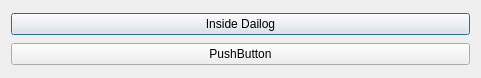
<?xml version="1.0" encoding="UTF-8"?>
<ui version="4.0">
 <class>SomeDialog</class>
 <widget class="QDialog" name="SomeDialog">
  <property name="geometry">
   <rect>
    <x>0</x>
    <y>0</y>
    <width>481</width>
    <height>78</height>
   </rect>
  </property>
  <property name="windowTitle">
   <string>Dialog</string>
  </property>
  <layout class="QVBoxLayout" name="verticalLayout">
   <item>
    <widget class="QPushButton" name="pushButton">
     <property name="text">
      <string>Inside Dailog</string>
     </property>
    </widget>
   </item>
   <item>
    <widget class="QPushButton" name="pushButton_2">
     <property name="text">
      <string>PushButton</string>
     </property>
    </widget>
   </item>
  </layout>
 </widget>
 <resources/>
 <connections/>
</ui>
